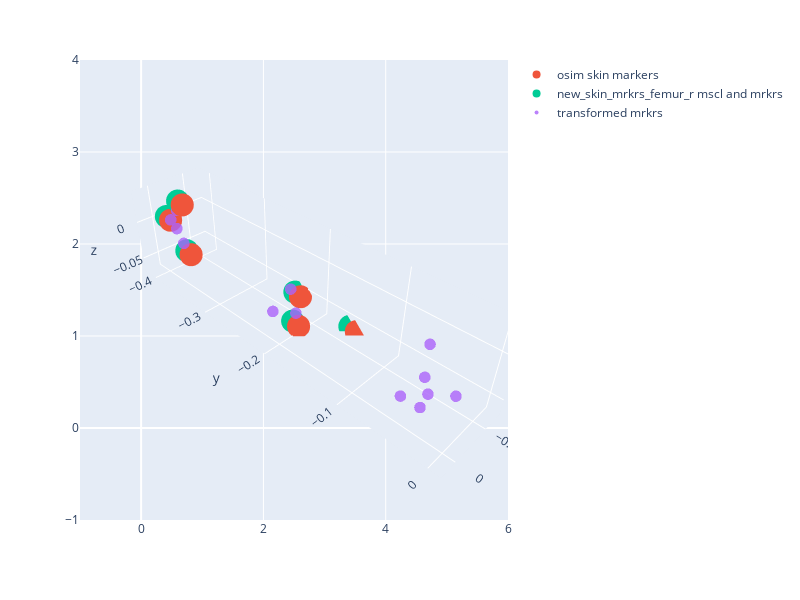

Source (notebook cell):
### Code cell
import plotly.express as px
import plotly.graph_objects as go
fig = px.scatter(width = 800, height = 600)
fig.add_trace(go.Scatter3d(x = mrkrs_tibia_l['x'], 
                           y = mrkrs_tibia_l['y'], 
                           z = mrkrs_tibia_l['z'], mode = 'markers', name = 'osim skin markers'))
fig.add_trace(go.Scatter3d(x = new_skin_mrkrs_tibia_l['x'],  y = new_skin_mrkrs_tibia_l['y'], z=new_skin_mrkrs_tibia_l['z'], mode = 'markers', name = 'new_skin_mrkrs_femur_r mscl and mrkrs'))
fig.add_trace(go.Scatter3d(x = tibia_l_df['x'],  y = tibia_l_df['y'], z=tibia_l_df['z'], mode = 'markers', marker=dict(size=4, opacity=0.8), name = 'transformed mrkrs'))

fig.update_scenes(aspectmode="data" )
camera = dict(
    up=dict(x=0, y=0, z=1),
    center=dict(x=0, y=0, z=0),
    eye=dict(x=2, y=2, z=2)
)
fig.update_layout(scene_camera=camera)
fig.show()

### Figure 1 — Plotly figure (JSON) as saved in the notebook; plotly's stock layout.template omitted (floating-point values rounded to 4 significant figures)
{"data": [{"hovertemplate": "<extra></extra>", "legendgroup": "", "marker": {"color": "#636efa", "symbol": "circle"}, "mode": "markers", "name": "", "orientation": "v", "showlegend": false, "type": "scatter", "xaxis": "x", "yaxis": "y"}, {"mode": "markers", "name": "osim skin markers", "type": "scatter3d", "x": [-0.07044, -0.06462, -0.02812, -0.01779, -0.004085, -0.009982], "y": [-0.154, -0.2331, -0.2001, -0.3762, -0.3602, -0.3993], "z": [-0.06572, -0.05669, -0.06048, -0.04199, 0.03629, 6.13e-18]}, {"mode": "markers", "name": "new_skin_mrkrs_femur_r mscl and mrkrs", "type": "scatter3d", "x": [-0.07152, -0.06571, -0.02921, -0.01888, -0.005172, -0.01107], "y": [-0.1641, -0.2432, -0.2102, -0.3863, -0.3703, -0.4094], "z": [-0.06476, -0.05573, -0.05952, -0.04103, 0.03725, 0.0009575]}, {"marker": {"opacity": 0.8, "size": 4}, "mode": "markers", "name": "transformed mrkrs", "type": "scatter3d", "x": [-0.01447, 0.0004732, 0, -0.004518, -0.002352, -0.002273, -0.02447, 0.01869, -0.003871, -0.01331, -0.004596, -0.00444, -0.006768], "y": [-0.3835, -0.3653, 0, -0.03117, -0.375, -0.04947, -0.03538, -0.1887, -0.187, -0.1892, -0.03044, -0.03191, -0.3931], "z": [-0.02766, 0.02904, 0, -0.004187, 0.0007849, -0.03774, -0.04132, -0.008891, 0.007001, -0.02874, -0.03942, 0.03104, 0.003901]}], "layout": {"height": 600, "legend": {"tracegroupgap": 0}, "margin": {"t": 60}, "scene": {"aspectmode": "data", "camera": {"center": {"x": 0, "y": 0, "z": 0}, "eye": {"x": 2, "y": 2, "z": 2}, "up": {"x": 0, "y": 0, "z": 1}}}, "width": 800, "xaxis": {"anchor": "y", "domain": [0, 1]}, "yaxis": {"anchor": "x", "domain": [0, 1]}}}
